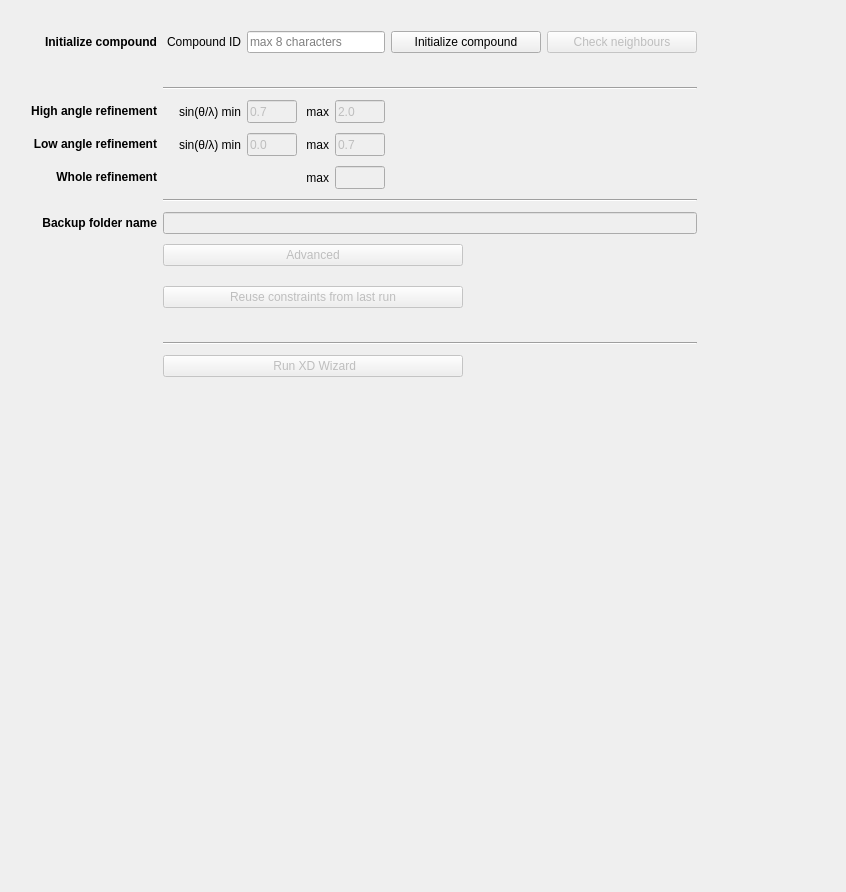
                <widget class="QWidget" name="scrollAreaWidgetContents">
                 <property name="enabled">
                  <bool>true</bool>
                 </property>
                 <property name="geometry">
                  <rect>
                   <x>0</x>
                   <y>0</y>
                   <width>846</width>
                   <height>892</height>
                  </rect>
                 </property>
                 <property name="autoFillBackground">
                  <bool>true</bool>
                 </property>
                 <layout class="QGridLayout" name="gridLayout_33">
                  <item row="0" column="0">
                   <layout class="QVBoxLayout" name="wizLayout">
                    <property name="leftMargin">
                     <number>20</number>
                    </property>
                    <property name="topMargin">
                     <number>20</number>
                    </property>
                    <property name="rightMargin">
                     <number>20</number>
                    </property>
                    <property name="bottomMargin">
                     <number>20</number>
                    </property>
                    <item>
                     <layout class="QGridLayout" name="gridLayout_26">
                      <property name="verticalSpacing">
                       <number>10</number>
                      </property>
                      <item row="5" column="0">
                       <widget class="QLabel" name="label_62">
                        <property name="text">
                         <string>&lt;b&gt;Whole refinement&lt;/b&gt;</string>
                        </property>
                        <property name="alignment">
                         <set>Qt::AlignRight|Qt::AlignTrailing|Qt::AlignVCenter</set>
                        </property>
                       </widget>
                      </item>
                      <item row="1" column="1" colspan="13">
                       <widget class="QLabel" name="xdWizINILab">
                        <property name="font">
                         <font>
                          <italic>true</italic>
                         </font>
                        </property>
                        <property name="text">
                         <string/>
                        </property>
                       </widget>
                      </item>
                      <item row="7" column="0">
                       <widget class="QLabel" name="label_13">
                        <property name="font">
                         <font>
                          <weight>75</weight>
                          <bold>true</bold>
                         </font>
                        </property>
                        <property name="text">
                         <string>Backup folder name</string>
                        </property>
                        <property name="alignment">
                         <set>Qt::AlignRight|Qt::AlignTrailing|Qt::AlignVCenter</set>
                        </property>
                       </widget>
                      </item>
                      <item row="3" column="1">
                       <widget class="QLabel" name="label_52">
                        <property name="text">
                         <string>sin(θ/λ) min</string>
                        </property>
                        <property name="alignment">
                         <set>Qt::AlignRight|Qt::AlignTrailing|Qt::AlignVCenter</set>
                        </property>
                       </widget>
                      </item>
                      <item row="7" column="1" colspan="13">
                       <widget class="QLineEdit" name="wizBackupInput">
                        <property name="enabled">
                         <bool>false</bool>
                        </property>
                       </widget>
                      </item>
                      <item row="10" column="1" colspan="6">
                       <widget class="QPushButton" name="wizReuseMasBut">
                        <property name="enabled">
                         <bool>false</bool>
                        </property>
                        <property name="maximumSize">
                         <size>
                          <width>300</width>
                          <height>16777215</height>
                         </size>
                        </property>
                        <property name="text">
                         <string>Reuse constraints from last run</string>
                        </property>
                       </widget>
                      </item>
                      <item row="15" column="1" colspan="12">
                       <widget class="QLabel" name="xdWizardStatusLab">
                        <property name="text">
                         <string/>
                        </property>
                       </widget>
                      </item>
                      <item row="14" column="1" colspan="6">
                       <widget class="QPushButton" name="xdWizardBut">
                        <property name="enabled">
                         <bool>false</bool>
                        </property>
                        <property name="maximumSize">
                         <size>
                          <width>300</width>
                          <height>16777215</height>
                         </size>
                        </property>
                        <property name="text">
                         <string> Run XD Wizard</string>
                        </property>
                        <property name="icon">
                         <iconset>
                          <normaloff>../../../.designer/res/play.ico</normaloff>../../../.designer/res/play.ico</iconset>
                        </property>
                       </widget>
                      </item>
                      <item row="3" column="3">
                       <widget class="QLabel" name="label_54">
                        <property name="sizePolicy">
                         <sizepolicy hsizetype="Minimum" vsizetype="Preferred">
                          <horstretch>0</horstretch>
                          <verstretch>0</verstretch>
                         </sizepolicy>
                        </property>
                        <property name="text">
                         <string> max</string>
                        </property>
                        <property name="alignment">
                         <set>Qt::AlignRight|Qt::AlignTrailing|Qt::AlignVCenter</set>
                        </property>
                       </widget>
                      </item>
                      <item row="0" column="2" colspan="3">
                       <widget class="QLineEdit" name="xdWizCmpID">
                        <property name="text">
                         <string/>
                        </property>
                        <property name="placeholderText">
                         <string>max 8 characters</string>
                        </property>
                       </widget>
                      </item>
                      <item row="4" column="0">
                       <widget class="QLabel" name="label_55">
                        <property name="text">
                         <string>&lt;b&gt;Low angle refinement&lt;/b&gt;</string>
                        </property>
                        <property name="alignment">
                         <set>Qt::AlignRight|Qt::AlignTrailing|Qt::AlignVCenter</set>
                        </property>
                       </widget>
                      </item>
                      <item row="3" column="4">
                       <widget class="QLineEdit" name="wizHighSnlMax">
                        <property name="enabled">
                         <bool>false</bool>
                        </property>
                        <property name="sizePolicy">
                         <sizepolicy hsizetype="Fixed" vsizetype="Fixed">
                          <horstretch>0</horstretch>
                          <verstretch>0</verstretch>
                         </sizepolicy>
                        </property>
                        <property name="minimumSize">
                         <size>
                          <width>50</width>
                          <height>23</height>
                         </size>
                        </property>
                        <property name="maximumSize">
                         <size>
                          <width>30</width>
                          <height>16777215</height>
                         </size>
                        </property>
                        <property name="text">
                         <string>2.0</string>
                        </property>
                       </widget>
                      </item>
                      <item row="5" column="14">
                       <spacer name="horizontalSpacer_29">
                        <property name="orientation">
                         <enum>Qt::Horizontal</enum>
                        </property>
                        <property name="sizeHint" stdset="0">
                         <size>
                          <width>40</width>
                          <height>20</height>
                         </size>
                        </property>
                       </spacer>
                      </item>
                      <item row="4" column="3">
                       <widget class="QLabel" name="label_57">
                        <property name="sizePolicy">
                         <sizepolicy hsizetype="Minimum" vsizetype="Preferred">
                          <horstretch>0</horstretch>
                          <verstretch>0</verstretch>
                         </sizepolicy>
                        </property>
                        <property name="text">
                         <string>max</string>
                        </property>
                        <property name="alignment">
                         <set>Qt::AlignRight|Qt::AlignTrailing|Qt::AlignVCenter</set>
                        </property>
                       </widget>
                      </item>
                      <item row="4" column="1">
                       <widget class="QLabel" name="label_56">
                        <property name="text">
                         <string>sin(θ/λ) min</string>
                        </property>
                        <property name="alignment">
                         <set>Qt::AlignRight|Qt::AlignTrailing|Qt::AlignVCenter</set>
                        </property>
                       </widget>
                      </item>
                      <item row="4" column="2">
                       <widget class="QLineEdit" name="wizLowSnlMin">
                        <property name="enabled">
                         <bool>false</bool>
                        </property>
                        <property name="sizePolicy">
                         <sizepolicy hsizetype="Fixed" vsizetype="Fixed">
                          <horstretch>0</horstretch>
                          <verstretch>0</verstretch>
                         </sizepolicy>
                        </property>
                        <property name="minimumSize">
                         <size>
                          <width>50</width>
                          <height>23</height>
                         </size>
                        </property>
                        <property name="maximumSize">
                         <size>
                          <width>30</width>
                          <height>16777215</height>
                         </size>
                        </property>
                        <property name="text">
                         <string>0.0</string>
                        </property>
                       </widget>
                      </item>
                      <item row="0" column="0">
                       <widget class="QLabel" name="label_11">
                        <property name="text">
                         <string>&lt;html&gt;&lt;head/&gt;&lt;body&gt;&lt;p&gt;&lt;span style=&quot; font-weight:600;&quot;&gt;Initialize compound&lt;/span&gt;&lt;/p&gt;&lt;/body&gt;&lt;/html&gt;</string>
                        </property>
                        <property name="alignment">
                         <set>Qt::AlignRight|Qt::AlignTrailing|Qt::AlignVCenter</set>
                        </property>
                       </widget>
                      </item>
                      <item row="0" column="9" colspan="5">
                       <widget class="QPushButton" name="wizCheckNeebsBut">
                        <property name="enabled">
                         <bool>false</bool>
                        </property>
                        <property name="minimumSize">
                         <size>
                          <width>150</width>
                          <height>0</height>
                         </size>
                        </property>
                        <property name="toolTip">
                         <string>Check that automatically generated nearest neighbours are correct</string>
                        </property>
                        <property name="text">
                         <string>Check neighbours</string>
                        </property>
                       </widget>
                      </item>
                      <item row="4" column="4">
                       <widget class="QLineEdit" name="wizLowSnlMax">
                        <property name="enabled">
                         <bool>false</bool>
                        </property>
                        <property name="sizePolicy">
                         <sizepolicy hsizetype="Fixed" vsizetype="Fixed">
                          <horstretch>0</horstretch>
                          <verstretch>0</verstretch>
                         </sizepolicy>
                        </property>
                        <property name="minimumSize">
                         <size>
                          <width>50</width>
                          <height>23</height>
                         </size>
                        </property>
                        <property name="maximumSize">
                         <size>
                          <width>30</width>
                          <height>16777215</height>
                         </size>
                        </property>
                        <property name="text">
                         <string>0.7</string>
                        </property>
                       </widget>
                      </item>
                      <item row="5" column="3">
                       <widget class="QLabel" name="label_63">
                        <property name="sizePolicy">
                         <sizepolicy hsizetype="Minimum" vsizetype="Preferred">
                          <horstretch>0</horstretch>
                          <verstretch>0</verstretch>
                         </sizepolicy>
                        </property>
                        <property name="text">
                         <string>max</string>
                        </property>
                        <property name="alignment">
                         <set>Qt::AlignRight|Qt::AlignTrailing|Qt::AlignVCenter</set>
                        </property>
                       </widget>
                      </item>
                      <item row="5" column="4">
                       <widget class="QLineEdit" name="wizUniSnlMax">
                        <property name="enabled">
                         <bool>false</bool>
                        </property>
                        <property name="minimumSize">
                         <size>
                          <width>0</width>
                          <height>23</height>
                         </size>
                        </property>
                        <property name="maximumSize">
                         <size>
                          <width>50</width>
                          <height>16777215</height>
                         </size>
                        </property>
                       </widget>
                      </item>
                      <item row="9" column="1" colspan="11">
                       <widget class="QListView" name="wizAdvList">
                        <property name="enabled">
                         <bool>true</bool>
                        </property>
                        <property name="minimumSize">
                         <size>
                          <width>0</width>
                          <height>0</height>
                         </size>
                        </property>
                        <property name="maximumSize">
                         <size>
                          <width>16777215</width>
                          <height>0</height>
                         </size>
                        </property>
                        <property name="frameShape">
                         <enum>QFrame::NoFrame</enum>
                        </property>
                        <property name="editTriggers">
                         <set>QAbstractItemView::NoEditTriggers</set>
                        </property>
                        <property name="alternatingRowColors">
                         <bool>false</bool>
                        </property>
                        <property name="selectionMode">
                         <enum>QAbstractItemView::NoSelection</enum>
                        </property>
                        <property name="textElideMode">
                         <enum>Qt::ElideMiddle</enum>
                        </property>
                        <property name="spacing">
                         <number>6</number>
                        </property>
                       </widget>
                      </item>
                      <item row="11" column="1" colspan="11">
                       <widget class="QLabel" name="wizTestStatusLab">
                        <property name="font">
                         <font>
                          <italic>true</italic>
                         </font>
                        </property>
                        <property name="text">
                         <string/>
                        </property>
                        <property name="margin">
                         <number>0</number>
                        </property>
                       </widget>
                      </item>
                      <item row="3" column="2">
                       <widget class="QLineEdit" name="wizHighSnlMin">
                        <property name="enabled">
                         <bool>false</bool>
                        </property>
                        <property name="sizePolicy">
                         <sizepolicy hsizetype="Fixed" vsizetype="Fixed">
                          <horstretch>0</horstretch>
                          <verstretch>0</verstretch>
                         </sizepolicy>
                        </property>
                        <property name="minimumSize">
                         <size>
                          <width>50</width>
                          <height>23</height>
                         </size>
                        </property>
                        <property name="maximumSize">
                         <size>
                          <width>30</width>
                          <height>16777215</height>
                         </size>
                        </property>
                        <property name="acceptDrops">
                         <bool>true</bool>
                        </property>
                        <property name="inputMethodHints">
                         <set>Qt::ImhNone</set>
                        </property>
                        <property name="text">
                         <string>0.7</string>
                        </property>
                       </widget>
                      </item>
                      <item row="0" column="5" colspan="4">
                       <widget class="QPushButton" name="xdWizINIBut">
                        <property name="minimumSize">
                         <size>
                          <width>150</width>
                          <height>0</height>
                         </size>
                        </property>
                        <property name="text">
                         <string>Initialize compound</string>
                        </property>
                       </widget>
                      </item>
                      <item row="4" column="5" colspan="9">
                       <spacer name="horizontalSpacer_3">
                        <property name="orientation">
                         <enum>Qt::Horizontal</enum>
                        </property>
                        <property name="sizeHint" stdset="0">
                         <size>
                          <width>40</width>
                          <height>20</height>
                         </size>
                        </property>
                       </spacer>
                      </item>
                      <item row="0" column="1">
                       <widget class="QLabel" name="label_51">
                        <property name="text">
                         <string> Compound ID</string>
                        </property>
                        <property name="alignment">
                         <set>Qt::AlignRight|Qt::AlignTrailing|Qt::AlignVCenter</set>
                        </property>
                       </widget>
                      </item>
                      <item row="3" column="0">
                       <widget class="QLabel" name="label_53">
                        <property name="text">
                         <string>&lt;b&gt;High angle refinement&lt;/b&gt;</string>
                        </property>
                        <property name="alignment">
                         <set>Qt::AlignRight|Qt::AlignTrailing|Qt::AlignVCenter</set>
                        </property>
                       </widget>
                      </item>
                      <item row="8" column="1" colspan="6">
                       <widget class="QPushButton" name="wizAdvOptBut">
                        <property name="enabled">
                         <bool>false</bool>
                        </property>
                        <property name="text">
                         <string>Advanced</string>
                        </property>
                        <property name="icon">
                         <iconset>
                          <normaloff>res/arrow_down.png</normaloff>res/arrow_down.png</iconset>
                        </property>
                       </widget>
                      </item>
                      <item row="2" column="1" colspan="13">
                       <widget class="Line" name="line_3">
                        <property name="orientation">
                         <enum>Qt::Horizontal</enum>
                        </property>
                       </widget>
                      </item>
                      <item row="6" column="1" colspan="13">
                       <widget class="Line" name="line_4">
                        <property name="orientation">
                         <enum>Qt::Horizontal</enum>
                        </property>
                       </widget>
                      </item>
                      <item row="13" column="1" colspan="13">
                       <widget class="Line" name="line_6">
                        <property name="orientation">
                         <enum>Qt::Horizontal</enum>
                        </property>
                       </widget>
                      </item>
                     </layout>
                    </item>
                    <item>
                     <spacer name="verticalSpacer_27">
                      <property name="orientation">
                       <enum>Qt::Vertical</enum>
                      </property>
                      <property name="sizeHint" stdset="0">
                       <size>
                        <width>20</width>
                        <height>40</height>
                       </size>
                      </property>
                     </spacer>
                    </item>
                    <item>
                     <spacer name="verticalSpacer_29">
                      <property name="orientation">
                       <enum>Qt::Vertical</enum>
                      </property>
                      <property name="sizeHint" stdset="0">
                       <size>
                        <width>20</width>
                        <height>40</height>
                       </size>
                      </property>
                     </spacer>
                    </item>
                    <item>
                     <layout class="QVBoxLayout" name="nppWizLayout">
                      <property name="leftMargin">
                       <number>10</number>
                      </property>
                      <property name="topMargin">
                       <number>10</number>
                      </property>
                      <property name="rightMargin">
                       <number>10</number>
                      </property>
                      <property name="bottomMargin">
                       <number>10</number>
                      </property>
                     </layout>
                    </item>
                   </layout>
                  </item>
                 </layout>
                </widget>
